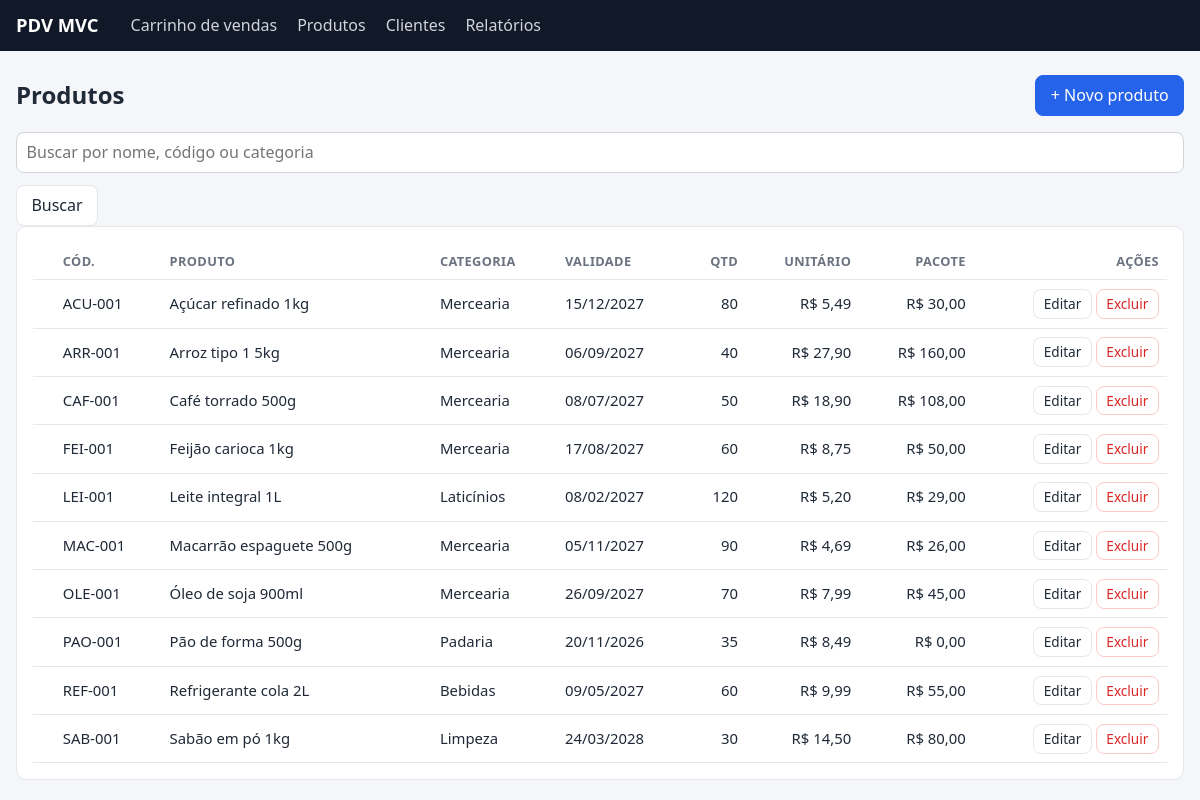
/produtos, run on the app's committed database.
### tables this page shows
CREATE TABLE produtos (
    id              INT UNSIGNED AUTO_INCREMENT PRIMARY KEY,
    cod             VARCHAR(30)    NOT NULL UNIQUE,
    nome            VARCHAR(120)   NOT NULL,
    categoria       VARCHAR(60)    NOT NULL,
    validade        DATE           NOT NULL,
    quantidade      INT            NOT NULL DEFAULT 0,
    preco_unitario  DECIMAL(10,2)  NOT NULL,
    preco_pacote    DECIMAL(10,2)  NOT NULL DEFAULT 0,
    imagem          VARCHAR(255)   NULL
);

### app/Core/View.php (called while the page is built, shortened)
<?php
final class View
{
    public static function render(string $view, array $data = []): void
    {
        extract($data, EXTR_SKIP);
        require VIEW_PATH . '/' . $view . '.php';
        require VIEW_PATH . '/layout/main.php';
    }
}

### app/Core/Controller.php (called while the page is built, shortened)
<?php
abstract class Controller
{
    protected function view(string $view, array $data = []): void
    {
        View::render($view, $data);
    }
}

### app/Controllers/ProdutoController.php (called while the page is built, shortened)
<?php
final class ProdutoController extends Controller
{
    public function index(): void
    {
        $busca = trim((string) ($_GET['q'] ?? ''));
        $this->view('produtos/index', [
            'title'    => 'Produtos',
            'produtos' => $this->produtos->all($busca),
            'busca'    => $busca,
        ]);
    }
}

### public/index.php (called while the page is built, shortened)
<?php
require APP_PATH . '/Core/helpers.php';
try {
    $container = require APP_PATH . '/bootstrap.php';
    $router = new Router($container);
    $router->dispatch($_SERVER['REQUEST_METHOD'] ?? 'GET', $_SERVER['REQUEST_URI'] ?? '/');
} catch (Throwable $e) {
    http_response_code(500);
    View::render('errors/500', [
        'title'   => 'Erro interno',
        'message' => Config::get('app.debug') ? $e->getMessage() : null,
    ]);
}

### app/Core/Config.php (called while the page is built, shortened)
<?php
final class Config
{
    private static array $data = [];
    public static function load(string $file): void
    {
        self::$data = require $file;
    }
    public static function get(string $key, mixed $default = null): mixed
    {
        $value = self::$data;
        foreach (explode('.', $key) as $part) {
            $value = $value[$part];
        }
        return $value;
    }
}

### app/Core/helpers.php (called while the page is built, shortened)
<?php
function e(mixed $value): string
{
    return htmlspecialchars((string) $value, ENT_QUOTES, 'UTF-8');
}
function money(float|int|string|null $value): string
{
    return 'R$ ' . number_format((float) $value, 2, ',', '.');
}
function url(string $path = ''): string
{
    return rtrim((string) Config::get('app.base_url', ''), '/') . '/' . ltrim($path, '/');
}

### app/Repositories/ProdutoRepository.php (called while the page is built, shortened)
<?php
final class ProdutoRepository
{
    public function all(string $busca = ''): array
    {
        if ($busca !== '') {
            $stmt = $this->pdo->prepare(
                'SELECT * FROM produtos WHERE nome LIKE :q1 OR cod LIKE :q2 OR categoria LIKE :q3 ORDER BY nome'
            );
            $like = '%' . $busca . '%';
            $stmt->execute(['q1' => $like, 'q2' => $like, 'q3' => $like]);
        } else {
            $stmt = $this->pdo->query('SELECT * FROM produtos ORDER BY nome');
        }
        return array_map([Produto::class, 'fromRow'], $stmt->fetchAll());
    }
}

### app/Views/produtos/index.php (the view, shortened to what this page needs)
<div class="page-head">
    <h1>Produtos</h1>
    <a class="btn btn-primary" href="<?= e(url('/produtos/novo')) ?>">+ Novo produto</a>
</div>
<form class="filters" method="get" action="<?= e(url('/produtos')) ?>">
    <input type="search" name="q" value="<?= e($busca) ?>" placeholder="Buscar por nome, código ou categoria">
    <button class="btn" type="submit">Buscar</button>
</form>
<div class="card">
    <table>
        <thead>
        <tr><th></th><th>Cód.</th><th>Produto</th><th>Categoria</th><th>Validade</th><th class="num">Qtd</th><th class="num">Unitário</th><th class="num">Pacote</th><th class="actions">Ações</th></tr>
        </thead>
        <tbody>
        <?php foreach ($produtos as $p): ?>
            <tr>
                <td><?php if ($p->imagem): ?><img class="thumb" src="<?= e(url('/imagens/' . $p->imagem)) ?>" alt=""><?php endif; ?></td>
                <td><?= e($p->cod) ?></td>
                <td><?= e($p->nome) ?></td>
                <td><?= e($p->categoria) ?></td>
                <td><?= e($p->validade ? date('d/m/Y', strtotime($p->validade)) : '-') ?></td>
                <td class="num"><?= e($p->quantidade) ?></td>
                <td class="num"><?= e(money($p->precoUnitario)) ?></td>
                <td class="num"><?= e(money($p->precoPacote)) ?></td>
                <td class="actions">
                    <a class="btn btn-sm" href="<?= e(url("/produtos/{$p->id}/editar")) ?>">Editar</a>
                    <form class="inline" method="post" action="<?= e(url("/produtos/{$p->id}/excluir")) ?>"
                          onsubmit="return confirm('Excluir o produto <?= e(addslashes($p->nome)) ?>?');">
                        <button class="btn btn-sm btn-danger" type="submit">Excluir</button>
                    </form>
                </td>
            </tr>
        <?php endforeach; ?>
        </tbody>
    </table>
</div>

### app/Core/Router.php (shortened to what this page needs)
<?php
final class Router
{
    private array $routes = [];
    private function add(string $method, string $path, array $handler): void
    {
        $regex = '#^' . preg_replace('#\{(\w+)\}#', '(?P<$1>\d+)', $path) . '$#';
        $this->routes[] = [$method, $regex, $handler];
    }
    public function dispatch(string $method, string $uri): void
    {
        $path = parse_url($uri, PHP_URL_PATH) ?: '/';
        $path = '/' . trim($path, '/');
        foreach ($this->routes as [$routeMethod, $regex, $handler]) {
            if ($routeMethod === $method && preg_match($regex, $path, $matches)) {
                $params = [];
                $controller = $this->container->get($handler[0]);
                $controller->{$handler[1]}(...$params);
                return;
            }
        }
    }
}

### public/assets/style.css (style rules this page uses)
:root { --bg: #f4f6f9; --card: #fff; --text: #1f2937; --muted: #6b7280; --line: #e5e7eb; --primary: #2563eb; --primary-dark: #1d4ed8; --danger: #dc2626; --ok: #15803d; --radius: 10px; }
* { box-sizing: border-box; }
body { margin: 0; font-family: system-ui, -apple-system, "Segoe UI", Roboto, sans-serif; background: var(--bg); color: var(--text); line-height: 1.45; }
h1 { font-size: 1.5rem; margin: 0; }
.page-head { display: flex; justify-content: space-between; align-items: center; gap: 1rem; margin-bottom: 1rem; flex-wrap: wrap; }
.card { background: var(--card); border: 1px solid var(--line); border-radius: var(--radius); padding: 1rem; margin-bottom: 1rem; }
table { width: 100%; border-collapse: collapse; font-size: .93rem; }
th, td { padding: .55rem .5rem; border-bottom: 1px solid var(--line); text-align: left; vertical-align: middle; }
th { color: var(--muted); font-weight: 600; font-size: .8rem; text-transform: uppercase; letter-spacing: .03em; }
.num { text-align: right; }
.actions { text-align: right; white-space: nowrap; }
.btn { display: inline-block; padding: .5rem .9rem; border-radius: 8px; border: 1px solid var(--line); background: #fff; color: var(--text); cursor: pointer; text-decoration: none; font-size: .9rem; font: inherit; }
.btn-primary { background: var(--primary); border-color: var(--primary); color: #fff; }
.btn-danger { color: var(--danger); border-color: #fecaca; }
.btn-sm { padding: .25rem .6rem; font-size: .85rem; }
form.inline { display: inline-flex; gap: .35rem; align-items: center; margin: 0; }
input, select { font: inherit; padding: .5rem .6rem; border: 1px solid #d1d5db; border-radius: 8px; background: #fff; width: 100%; }
.filters { display: flex; gap: .75rem; align-items: flex-end; flex-wrap: wrap; }
.filters input[type=search] { min-width: 260px; }

### data on the page
produtos: cod "ACU-001", nome "Açúcar refinado 1kg", categoria "Mercearia", validade "15/12/2027", quantidade "80", preco_unitario "R$ 5,49", preco_pacote "R$ 30,00"
produtos: cod "ARR-001", nome "Arroz tipo 1 5kg", categoria "Mercearia", validade "06/09/2027", quantidade "40", preco_unitario "R$ 27,90", preco_pacote "R$ 160,00"
produtos: cod "CAF-001", nome "Café torrado 500g", categoria "Mercearia", validade "08/07/2027", quantidade "50", preco_unitario "R$ 18,90", preco_pacote "R$ 108,00"
produtos: cod "FEI-001", nome "Feijão carioca 1kg", categoria "Mercearia", validade "17/08/2027", quantidade "60", preco_unitario "R$ 8,75", preco_pacote "R$ 50,00"
produtos: cod "LEI-001", nome "Leite integral 1L", categoria "Laticínios", validade "08/02/2027", quantidade "120", preco_unitario "R$ 5,20", preco_pacote "R$ 29,00"
produtos: cod "MAC-001", nome "Macarrão espaguete 500g", categoria "Mercearia", validade "05/11/2027", quantidade "90", preco_unitario "R$ 4,69", preco_pacote "R$ 26,00"
produtos: cod "OLE-001", nome "Óleo de soja 900ml", categoria "Mercearia", validade "26/09/2027", quantidade "70", preco_unitario "R$ 7,99", preco_pacote "R$ 45,00"
produtos: cod "PAO-001", nome "Pão de forma 500g", categoria "Padaria", validade "20/11/2026", quantidade "35", preco_unitario "R$ 8,49", preco_pacote "R$ 0,00"
produtos: cod "REF-001", nome "Refrigerante cola 2L", categoria "Bebidas", validade "09/05/2027", quantidade "60", preco_unitario "R$ 9,99", preco_pacote "R$ 55,00"
produtos: cod "SAB-001", nome "Sabão em pó 1kg", categoria "Limpeza", validade "24/03/2028", quantidade "30", preco_unitario "R$ 14,50", preco_pacote "R$ 80,00"
